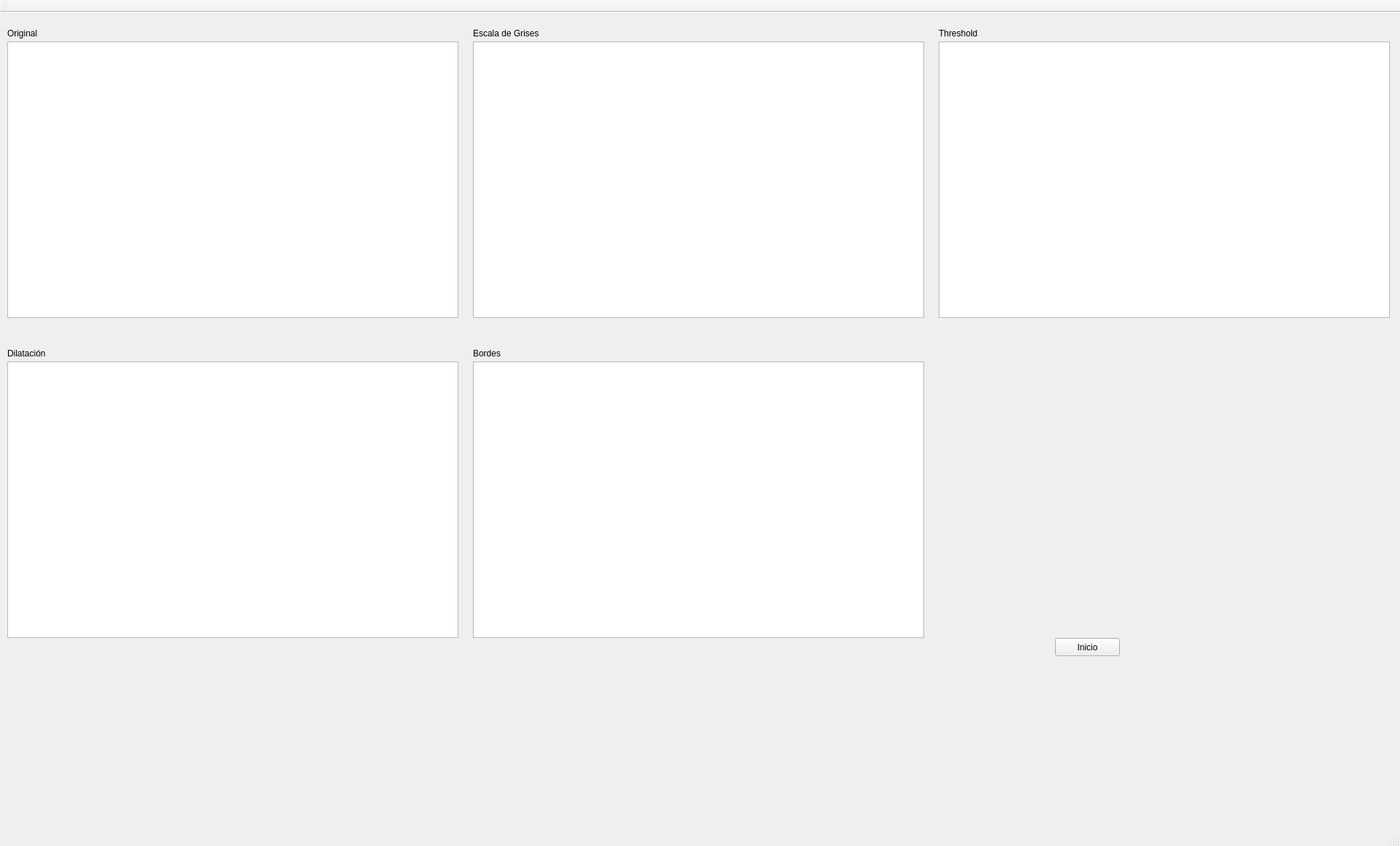
<?xml version="1.0" encoding="UTF-8"?>
<ui version="4.0">
 <class>MainWindow</class>
 <widget class="QMainWindow" name="MainWindow">
  <property name="geometry">
   <rect>
    <x>0</x>
    <y>0</y>
    <width>1924</width>
    <height>1163</height>
   </rect>
  </property>
  <property name="windowTitle">
   <string>MainWindow</string>
  </property>
  <widget class="QWidget" name="centralWidget">
   <widget class="QGraphicsView" name="gvOriginal">
    <property name="geometry">
     <rect>
      <x>10</x>
      <y>40</y>
      <width>620</width>
      <height>380</height>
     </rect>
    </property>
   </widget>
   <widget class="QGraphicsView" name="gvGrayScale">
    <property name="geometry">
     <rect>
      <x>650</x>
      <y>40</y>
      <width>620</width>
      <height>380</height>
     </rect>
    </property>
   </widget>
   <widget class="QGraphicsView" name="gvUmbral">
    <property name="geometry">
     <rect>
      <x>1290</x>
      <y>40</y>
      <width>620</width>
      <height>380</height>
     </rect>
    </property>
   </widget>
   <widget class="QGraphicsView" name="gvDilate">
    <property name="geometry">
     <rect>
      <x>10</x>
      <y>480</y>
      <width>620</width>
      <height>380</height>
     </rect>
    </property>
   </widget>
   <widget class="QGraphicsView" name="gvEdge">
    <property name="geometry">
     <rect>
      <x>650</x>
      <y>480</y>
      <width>620</width>
      <height>380</height>
     </rect>
    </property>
   </widget>
   <widget class="QLabel" name="label">
    <property name="geometry">
     <rect>
      <x>10</x>
      <y>20</y>
      <width>67</width>
      <height>17</height>
     </rect>
    </property>
    <property name="text">
     <string>Original</string>
    </property>
   </widget>
   <widget class="QLabel" name="label_2">
    <property name="geometry">
     <rect>
      <x>650</x>
      <y>20</y>
      <width>111</width>
      <height>17</height>
     </rect>
    </property>
    <property name="text">
     <string>Escala de Grises</string>
    </property>
   </widget>
   <widget class="QLabel" name="label_3">
    <property name="geometry">
     <rect>
      <x>1290</x>
      <y>20</y>
      <width>67</width>
      <height>17</height>
     </rect>
    </property>
    <property name="text">
     <string>Threshold</string>
    </property>
   </widget>
   <widget class="QLabel" name="label_4">
    <property name="geometry">
     <rect>
      <x>10</x>
      <y>460</y>
      <width>67</width>
      <height>17</height>
     </rect>
    </property>
    <property name="text">
     <string>Dilatación</string>
    </property>
   </widget>
   <widget class="QLabel" name="label_5">
    <property name="geometry">
     <rect>
      <x>650</x>
      <y>460</y>
      <width>67</width>
      <height>17</height>
     </rect>
    </property>
    <property name="text">
     <string>Bordes</string>
    </property>
   </widget>
   <widget class="QPushButton" name="pushButton">
    <property name="geometry">
     <rect>
      <x>1450</x>
      <y>860</y>
      <width>89</width>
      <height>25</height>
     </rect>
    </property>
    <property name="text">
     <string>Inicio</string>
    </property>
   </widget>
  </widget>
  <widget class="QMenuBar" name="menuBar">
   <property name="geometry">
    <rect>
     <x>0</x>
     <y>0</y>
     <width>1924</width>
     <height>22</height>
    </rect>
   </property>
  </widget>
  <widget class="QToolBar" name="mainToolBar">
   <attribute name="toolBarArea">
    <enum>TopToolBarArea</enum>
   </attribute>
   <attribute name="toolBarBreak">
    <bool>false</bool>
   </attribute>
  </widget>
  <widget class="QStatusBar" name="statusBar"/>
 </widget>
 <layoutdefault spacing="6" margin="11"/>
 <resources/>
 <connections/>
</ui>
